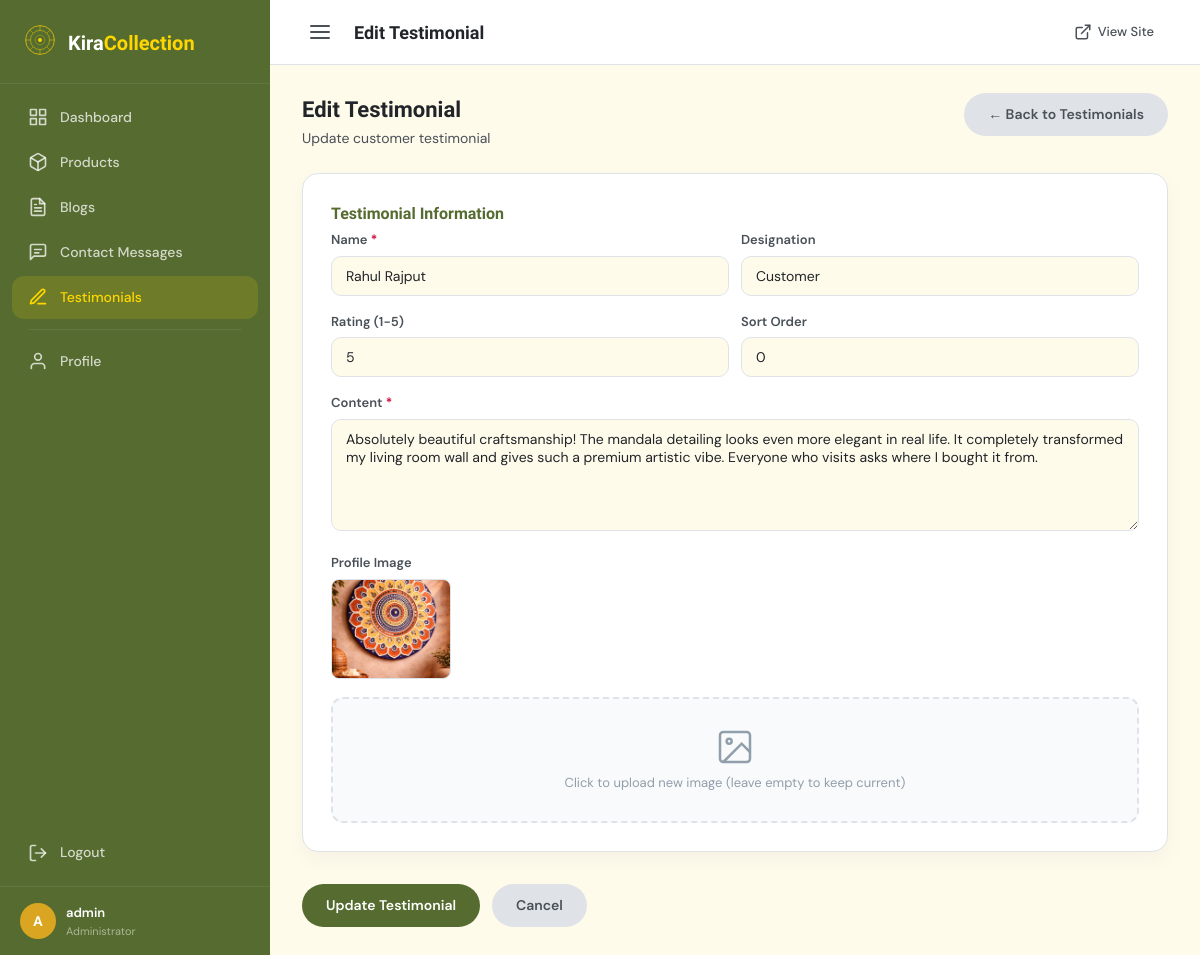
/admin/testimonial-edit.php?id=2 (signed in), run on the app's committed database.
### tables this page shows
CREATE TABLE `testimonials` (
  `id` int(11) NOT NULL AUTO_INCREMENT,
  `name` varchar(200) NOT NULL,
  `designation` varchar(200) DEFAULT '',
  `content` text NOT NULL,
  `image` varchar(500) DEFAULT '',
  `rating` int(11) DEFAULT '5',
  `is_active` tinyint(1) DEFAULT '1',
  `sort_order` int(11) DEFAULT '0',
  `created_at` datetime DEFAULT CURRENT_TIMESTAMP,
  `updated_at` datetime DEFAULT CURRENT_TIMESTAMP ON UPDATE CURRENT_TIMESTAMP,
  PRIMARY KEY (`id`)
);

### admin/includes/auth.php (called while the page is built, shortened)
<?php
function getCurrentAdmin() {
    $db = getDB();
    $stmt = $db->prepare("SELECT id, username, email, name FROM admins WHERE id = ?");
    $stmt->execute([$_SESSION['admin_id']]);
    return $stmt->fetch();
}

### admin/testimonial-edit.php (the view, shortened to what this page needs)
<?php
$db = getDB();
$id = (int)($_GET['id'] ?? 0);
$testimonial = $db->prepare("SELECT * FROM testimonials WHERE id = ?");
$testimonial->execute([$id]);
$testimonial = $testimonial->fetch();
$old = $_POST;
?>
<?php require_once __DIR__ . '/partials/header.php'; ?>
<div class="page-header">
    <div>
        <h2>Edit Testimonial</h2>
        <p>Update customer testimonial</p>
    </div>
    <a href="testimonials.php" class="btn-secondary">← Back to Testimonials</a>
</div>
<form method="POST" enctype="multipart/form-data" class="admin-form">
    <div class="form-section">
        <h3>Testimonial Information</h3>
        <div class="form-row">
            <div class="form-group">
                <label>Name <span class="required">*</span></label>
                <input type="text" name="name" value="<?= htmlspecialchars($old['name'] ?? $testimonial['name']) ?>" required>
            </div>
            <div class="form-group">
                <label>Designation</label>
                <input type="text" name="designation" value="<?= htmlspecialchars($old['designation'] ?? $testimonial['designation']) ?>">
            </div>
        </div>
        <div class="form-row">
            <div class="form-group">
                <label>Rating (1-5)</label>
                <input type="number" name="rating" min="1" max="5" value="<?= htmlspecialchars($old['rating'] ?? $testimonial['rating']) ?>">
            </div>
            <div class="form-group">
                <label>Sort Order</label>
                <input type="number" name="sort_order" min="0" value="<?= htmlspecialchars($old['sort_order'] ?? $testimonial['sort_order']) ?>">
            </div>
        </div>
        <div class="form-group">
            <label>Content <span class="required">*</span></label>
            <textarea name="content" rows="5" required><?= htmlspecialchars($old['content'] ?? $testimonial['content']) ?></textarea>
        </div>
        <div class="form-group">
            <label>Profile Image</label>
            <?php if ($testimonial['image']): ?>
                <div class="current-image">
                    <img src="../<?= htmlspecialchars($testimonial['image']) ?>" alt="Current image">
                </div>
            <?php endif; ?>
            <div class="file-upload">
                <div class="upload-placeholder">
                    <svg width="40" height="40" viewBox="0 0 24 24" fill="none" stroke="#919eab" stroke-width="1.5"><rect x="3" y="3" width="18" height="18" rx="2" ry="2"/><circle cx="8.5" cy="8.5" r="1.5"/><polyline points="21 15 16 10 5 21"/></svg>
                    <span>Click to upload new image (leave empty to keep current)</span>
                </div>
            </div>
        </div>
    </div>
    <div class="form-actions">
        <button type="submit" class="btn-primary">Update Testimonial</button>
        <a href="testimonials.php" class="btn-secondary">Cancel</a>
    </div>
</form>
<?php require_once __DIR__ . '/partials/footer.php'; ?>

### admin/partials/header.php (shortened to what this page needs)
<?php
require_once __DIR__ . '/../includes/auth.php';
$currentAdmin = getCurrentAdmin();
$currentPage = basename($_SERVER['PHP_SELF']);
?>
<!DOCTYPE html>
<html lang="en">
<head>
    <link rel="stylesheet" href="assets/admin.css">
</head>
<body>
    <div class="admin-wrapper">
        <aside class="sidebar" id="sidebar">
            <div class="sidebar-brand">
                <div class="sidebar-logo">
                </div>
                <span class="sidebar-title">Kira<span>Collection</span></span>
            </div>
            <nav class="sidebar-nav">
                <a href="index.php" class="nav-item <?= $currentPage === 'index.php' ? 'active' : '' ?>">
                    <svg width="20" height="20" viewBox="0 0 24 24" fill="none" stroke="currentColor" stroke-width="2"
                        stroke-linecap="round" stroke-linejoin="round">
                        <rect x="3" y="3" width="7" height="7" />
                        <rect x="14" y="3" width="7" height="7" />
                        <rect x="14" y="14" width="7" height="7" />
                        <rect x="3" y="14" width="7" height="7" />
                    </svg>
                    <span>Dashboard</span>
                </a>
                <a href="products.php"
                    class="nav-item <?= strpos($currentPage, 'product') !== false ? 'active' : '' ?>">
                    <span>Products</span>
                </a>
                <a href="blogs.php" class="nav-item <?= strpos($currentPage, 'blog') !== false ? 'active' : '' ?>">
                    <span>Blogs</span>
                </a>
                <a href="contact-messages.php"
                    class="nav-item <?= strpos($currentPage, 'contact') !== false ? 'active' : '' ?>">
                    <svg width="20" height="20" viewBox="0 0 24 24" fill="none" stroke="currentColor" stroke-width="2"
                        stroke-linecap="round" stroke-linejoin="round">
                        <path d="M21 15a2 2 0 0 1-2 2H7l-4 4V5a2 2 0 0 1 2-2h14a2 2 0 0 1 2 2z" />
                        <path d="M8 9h8" />
                        <path d="M8 13h5" />
                    </svg>
                    <span>Contact Messages</span>
                </a>
                <a href="testimonials.php"
                    class="nav-item <?= strpos($currentPage, 'testimonial') !== false ? 'active' : '' ?>">
                    <svg width="20" height="20" viewBox="0 0 24 24" fill="none" stroke="currentColor" stroke-width="2"
                        stroke-linecap="round" stroke-linejoin="round">
                        <path d="M12 20h9" />
                        <path d="M16.5 3.5a2.121 2.121 0 0 1 3 3L7 19l-4 1 1-4L16.5 3.5z" />
                    </svg>
                    <span>Testimonials</span>
                </a>
                <div class="nav-divider"></div>
                <a href="profile.php"
                    class="nav-item <?= $currentPage === 'profile.php' ? 'active' : '' ?>">
                    <svg width="20" height="20" viewBox="0 0 24 24" fill="none" stroke="currentColor" stroke-width="2"
                        stroke-linecap="round" stroke-linejoin="round">
                        <path d="M20 21v-2a4 4 0 0 0-4-4H8a4 4 0 0 0-4 4v2" />
                        <circle cx="12" cy="7" r="4" />
                    </svg>
                    <span>Profile</span>
                </a>
                <a href="logout.php" class="nav-item logout-item">
                    <svg width="20" height="20" viewBox="0 0 24 24" fill="none" stroke="currentColor" stroke-width="2"
                        stroke-linecap="round" stroke-linejoin="round">
                        <path d="M9 21H5a2 2 0 0 1-2-2V5a2 2 0 0 1 2-2h4" />
                        <polyline points="16 17 21 12 16 7" />
                        <line x1="21" y1="12" x2="9" y2="12" />
                    </svg>
                    <span>Logout</span>
                </a>
            </nav>
            <div class="sidebar-footer">
                <div class="admin-info">
                    <div class="admin-avatar"><?= strtoupper(substr($currentAdmin['username'] ?? 'A', 0, 1)) ?></div>
                    <div class="admin-details">
                        <span class="admin-name"><?= htmlspecialchars($currentAdmin['name'] ?? $currentAdmin['username'] ?? 'Admin') ?></span>
                        <span class="admin-role">Administrator</span>
                    </div>
                </div>
            </div>
        </aside>
        <main class="main-content">
            <header class="topbar">
                <button class="sidebar-toggle" id="sidebarToggle" onclick="toggleSidebar()">
                    <svg width="24" height="24" viewBox="0 0 24 24" fill="none" stroke="currentColor" stroke-width="2"
                        stroke-linecap="round" stroke-linejoin="round">
                        <line x1="3" y1="6" x2="21" y2="6" />
                        <line x1="3" y1="12" x2="21" y2="12" />
                        <line x1="3" y1="18" x2="21" y2="18" />
                    </svg>
                </button>
                <div class="topbar-title">
                    <?php
                    $pageTitles = [
                        'index.php' => 'Dashboard',
                        'products.php' => 'Products',
                        'product-add.php' => 'Add Product',
                        'product-edit.php' => 'Edit Product',
                        'blogs.php' => 'Blogs',
                        'blog-add.php' => 'Add Blog',
                        'blog-edit.php' => 'Edit Blog',
                        'contact-messages.php' => 'Contact Messages',
                        'testimonials.php' => 'Testimonials',
                        'testimonial-add.php' => 'Add Testimonial',
                        'testimonial-edit.php' => 'Edit Testimonial',
                        'profile.php' => 'My Profile',
                    ];
                    echo $pageTitles[$currentPage] ?? 'Admin Panel';
                    ?>
                </div>
                <div class="topbar-actions">
                    <a href="../index.php" class="topbar-link" target="_blank">
                        <svg width="18" height="18" viewBox="0 0 24 24" fill="none" stroke="currentColor"
                            stroke-width="2" stroke-linecap="round" stroke-linejoin="round">
                            <path d="M18 13v6a2 2 0 0 1-2 2H5a2 2 0 0 1-2-2V8a2 2 0 0 1 2-2h6" />
                            <polyline points="15 3 21 3 21 9" />
                            <line x1="10" y1="14" x2="21" y2="3" />
                        </svg>
                        View Site
                    </a>
                </div>
            </header>
            <div class="content-area">

### data on the page
testimonials: name "Rahul Rajput", designation "Customer", rating "5", sort_order "0", content "Absolutely beautiful craftsmanship! The mandala detailing looks even more elegant in real life. It completely transformed my living room wall and gives such a premium artistic vibe. Everyone who visits asks where I bought it from.", image (picture)

### other printed values
substr($currentAdmin['username'] ?? 'A', 0, 1) "A"
$currentAdmin['name'] "admin"
$pageTitles[$currentPage] "Edit Testimonial"
